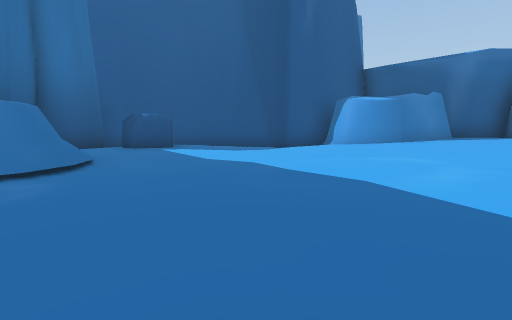
view 1 (above)

23 first-person views from a walk through a scene from a Unity 3-D project. The camera is 1.3 m above the floor, tilts 6° down and sees 80° across. The floor is counted in squares, 2.4 m on a side. Each view is taken from the middle of a square. On the plan, view 1 faces up. The plan holds only what a view shows up to about 9 squares ahead; the rest is blank. The place goes on beyond the plan. The player is left out. Some animated figures are not drawn.

view 2
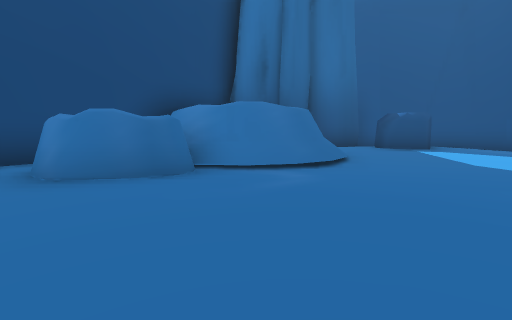

view 3
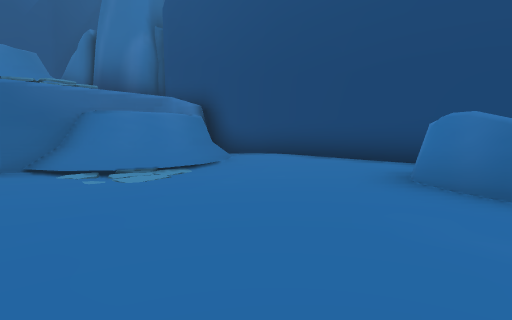

view 4
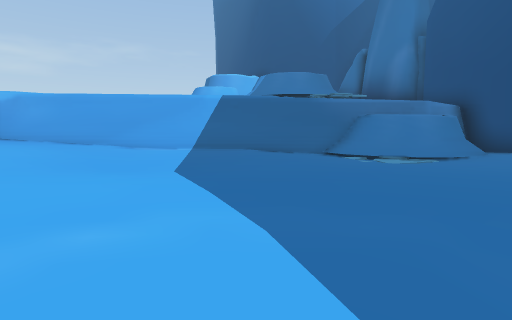

view 5
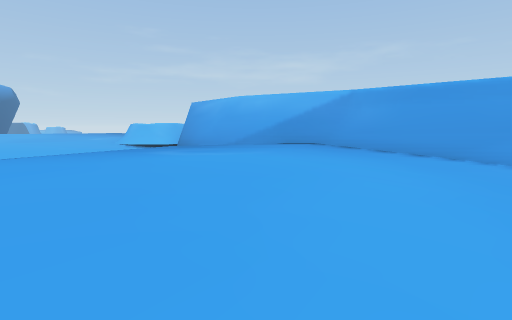

view 6
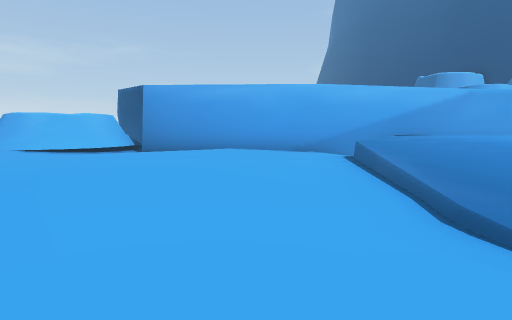

view 7
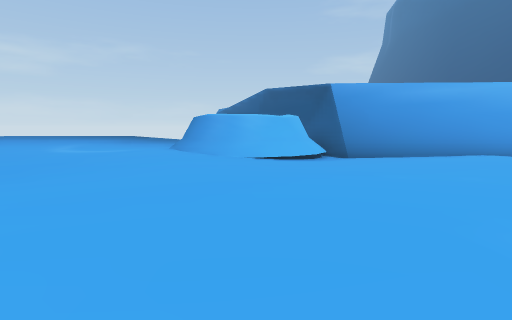

view 8
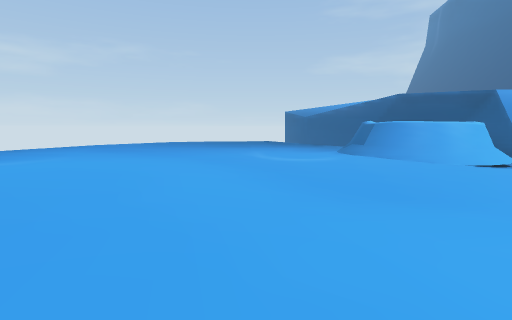

view 9
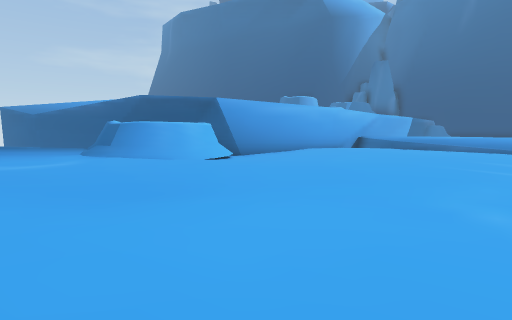

view 10
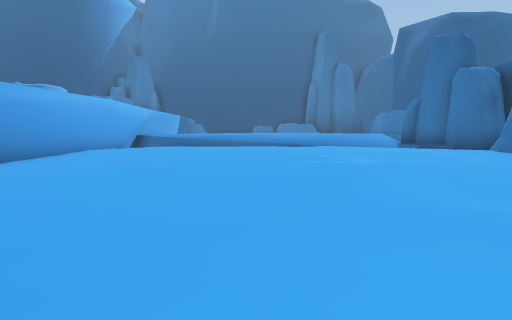

view 11
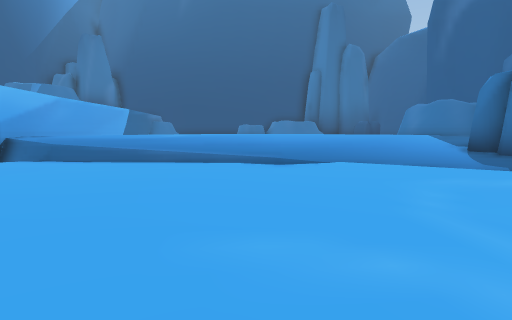

view 12
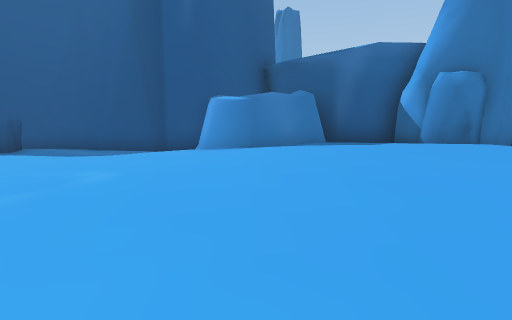

view 13
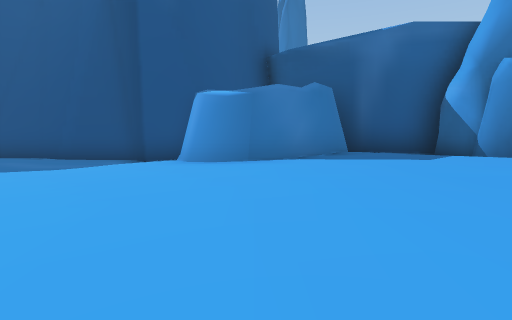

view 14
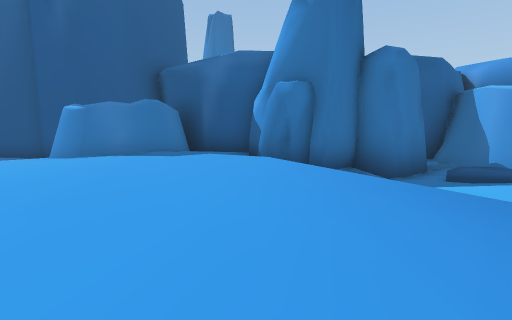

view 15
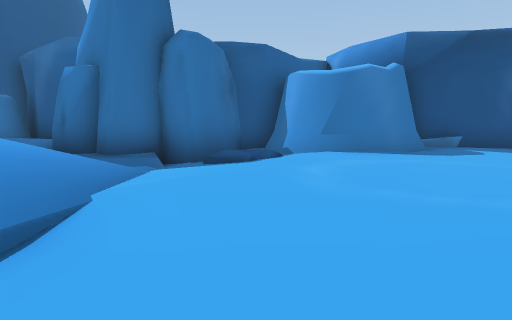

view 16
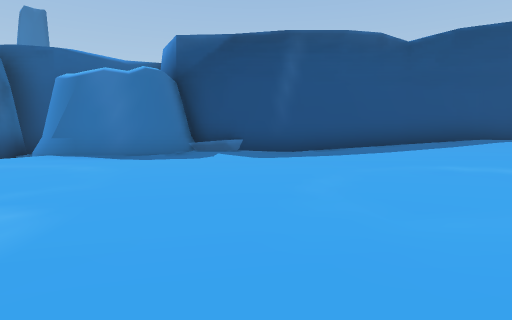

view 17
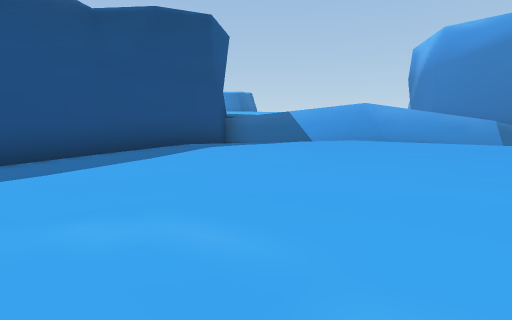

view 18
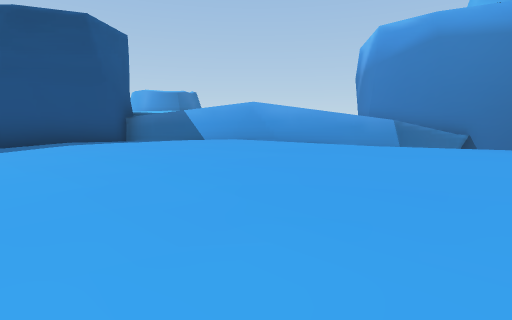

view 19
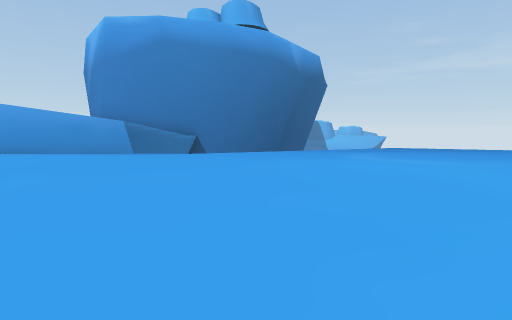

view 20
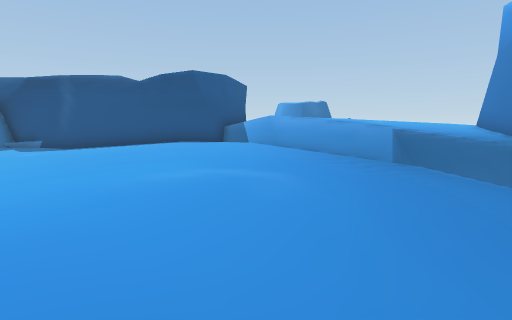

view 21
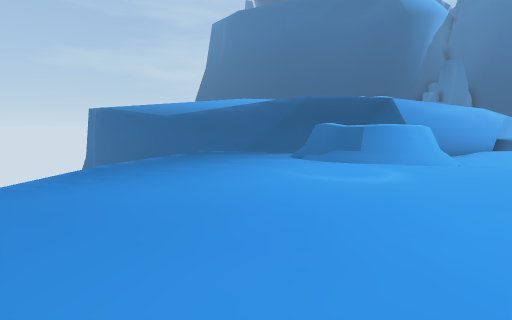

view 22
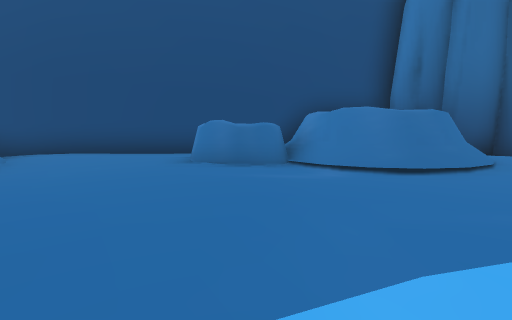

view 23
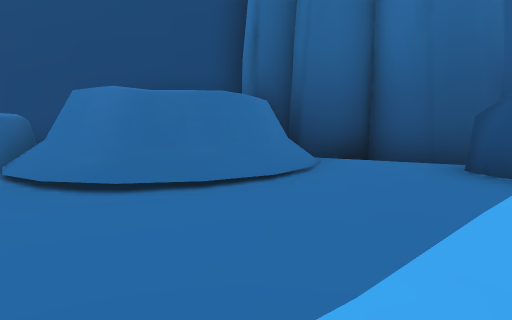

### Floor plan
Key: @ floor where view 1 was taken; # wall or solid block; x gap in a wall; . main floor; : floor 0.25 m higher than the main floor; - floor 0.25 m lower than the main floor; + floor 0.5 m higher than the main floor; _ floor 0.5 m lower than the main floor; * floor 0.75 m higher than the main floor; / step, stairs or slope; = window, fence, low wall or low ledge; ^ raised ledge; v drop or lower ground; O other object.
Columns run from 6 left of view 1 to 34 right of it. Each row starts with its distance up from view 1.
 12    #####
 11    ###/##   #
 10    #.--//  ####   ###  ###########
  9 ####.--..###//####### ####-////+ ##
  8 #...---./://///#/// ###/---////+//#
  7 #..----.///+**//////..----..//++*/##
  6 ###/--..//++***/////.-----..//++**/##
  5   #/--..:/++***////-------../:++***/##  ^
  4  ##/--..::++***////------...::++***///x^^
  3 ##/-...:::++***////-----...:::++**////
  2 #OO...:::::++**////---....:::::++**///
  1 #OO.......::/***//--.........:://**///
  0 #.....@...///***+/---.-.......//****+v
 -1 #.----....///***+/--..----....//***++v
 -2 #.----....///***+=--.-----....///**++
 -3 #-///-/....//+**//--.--__/....///**+v
 -4 #/###//....///*#####/-__///....//+*v
 -5 #   #############  ####/#^#/...////
 -6                       ###  #.////
 -7                           ^/////
 -8                            ///

Positions as (right, up) in squares from view 1, and headings:
1: (0, 0), facing up
2: (0, 0), facing up-left
3: (0, 2), facing down-left
4: (1, 4), facing down
5: (4, 2), facing down-right
6: (13, 4), facing down
7: (19, 3), facing down
8: (24, 3), facing down
9: (24, 3), facing down-left
10: (23, 1), facing left
11: (17, 2), facing left
12: (4, 1), facing up
13: (4, 3), facing up
14: (8, 1), facing up
15: (13, 1), facing up
16: (19, 1), facing up
17: (21, 3), facing up-right
18: (23, 1), facing up-right
19: (24, 1), facing right
20: (28, -4), facing up
21: (28, -2), facing down-left
22: (2, 2), facing left
23: (0, 6), facing left
